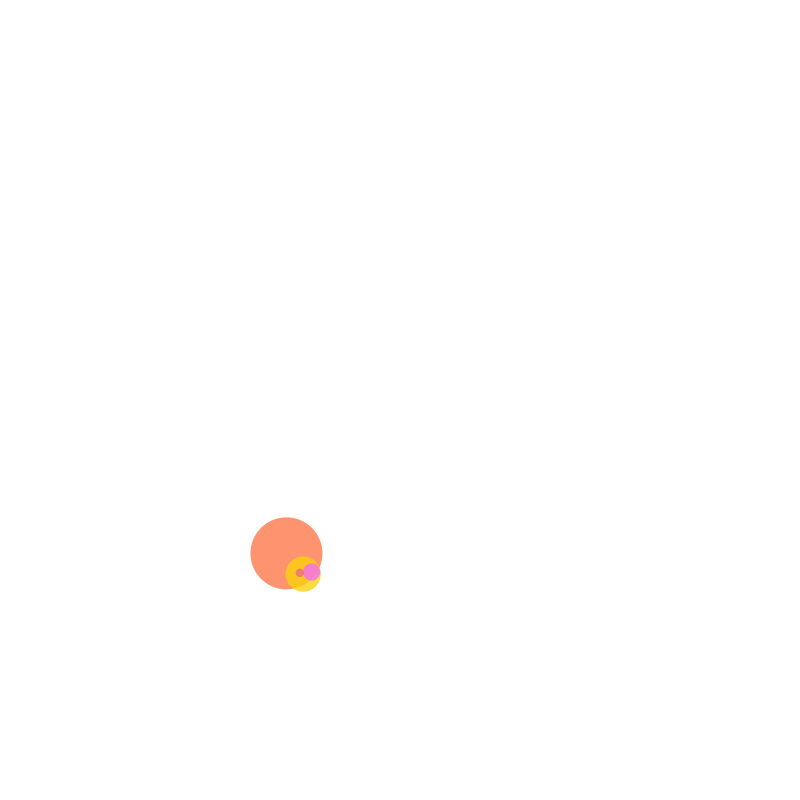
Frame 1 (no input)
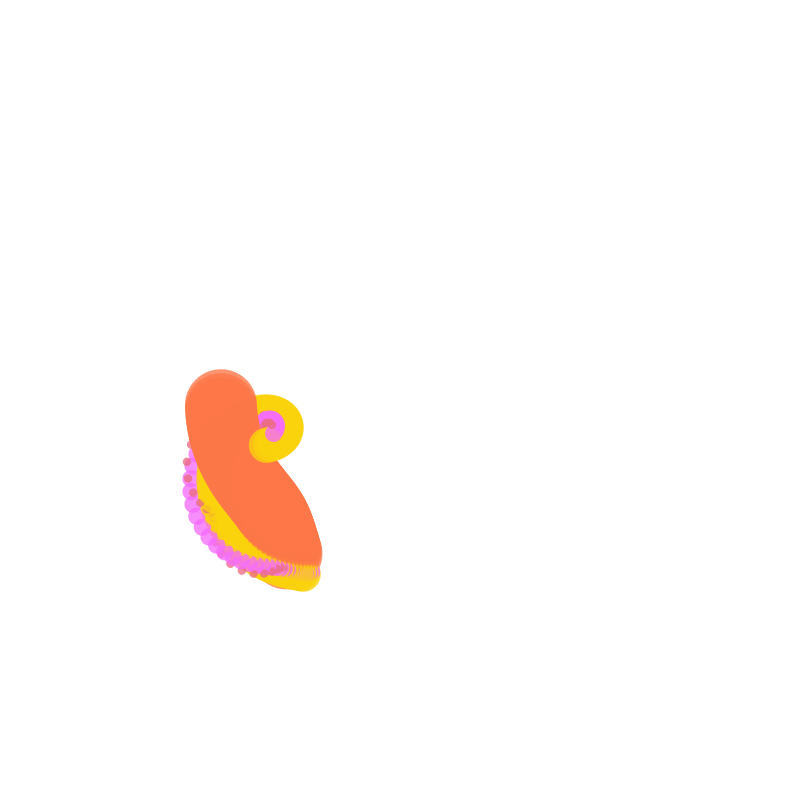
Frame 60 (the mouse pressed at the canvas centre just before this capture)
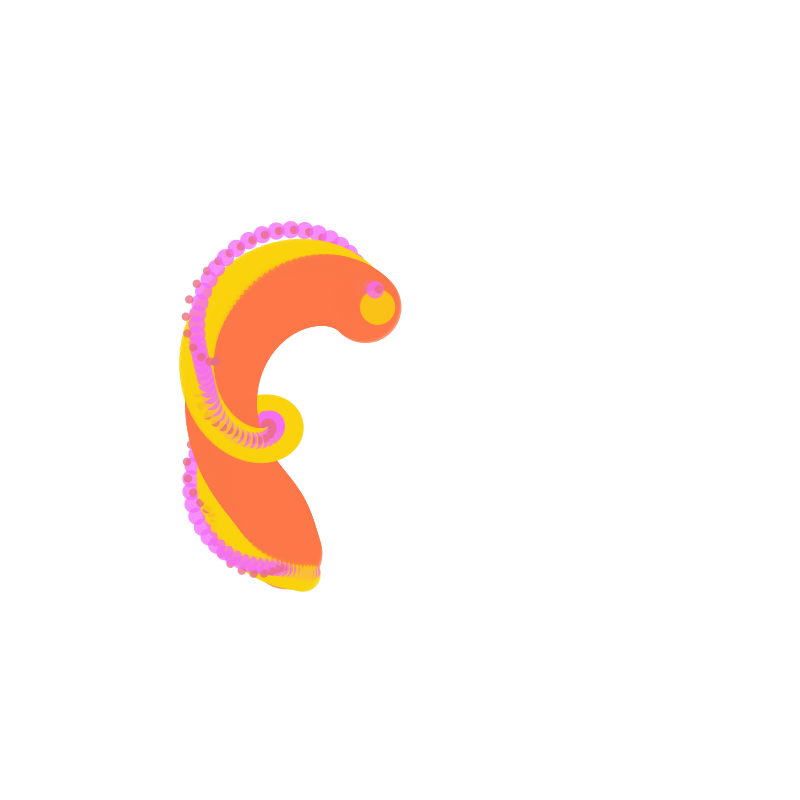
Frame 120 (the mouse held since frame 60 and released just before this capture)

The Processing sketch that drew these frames (run headless with seeded random() and noise(); from frame 60 on, the mouse is pressed at the canvas centre):

// Processing sketch: trig_recursion_2
// ── trig_recursion_2.pde
Circle parentCircle;

float diameter   = 300;
float decay      = 0.7;
float angleDecay = 0.9;
float childAngle = 90;
color c = color(255,100,0);

int childCircles = 11;

void setup(){
  size(800,800);
  background(255);
  
  parentCircle = new Circle(childCircles,diameter,c,true);
  
  noStroke();
}

void draw(){
  // background(255);
  parentCircle.drawAt(width/2,height/2, childAngle);
  
  childAngle++;
}
// ── Circle.pde
class Circle {
  Circle child  = null;

  int numChildren;
  float diameter, radius;

  color c;

  boolean skipDrawing;

  Circle(int _numChildren, float _diameter, color _c, boolean _skip) {
    numChildren = _numChildren;
    diameter    = _diameter;
    radius      = diameter / 2;
    c = _c;
    skipDrawing = _skip;

    // Create a child, if _numChildren is > 
    if (_numChildren > 0) {
      float newChildDiameter = this.diameter * decay;
      color newChildColor = (int)(c * 1/decay);
      int newNumChildren = _numChildren - 1;
      boolean childskip = childCircles - newNumChildren < 3 ? true : false;
      child = new Circle(newNumChildren, newChildDiameter, newChildColor, childskip);
    }
  }

  void drawAt(float _x, float _y, float _angle) {
    // Draw this circle
    if (!skipDrawing && numChildren % 2 > 0) {
      fill(c,200);
      ellipse(_x, _y, this.diameter, this.diameter);
    }

    // Tell the child to draw itself.
    if (null == child) {
      return;
    } else {
      float childX = _x + cos(radians(_angle))*radius;
      float childY = _y + sin(radians(_angle))*radius;
      child.drawAt(childX, childY, _angle*1.5);
    }
  }
}
